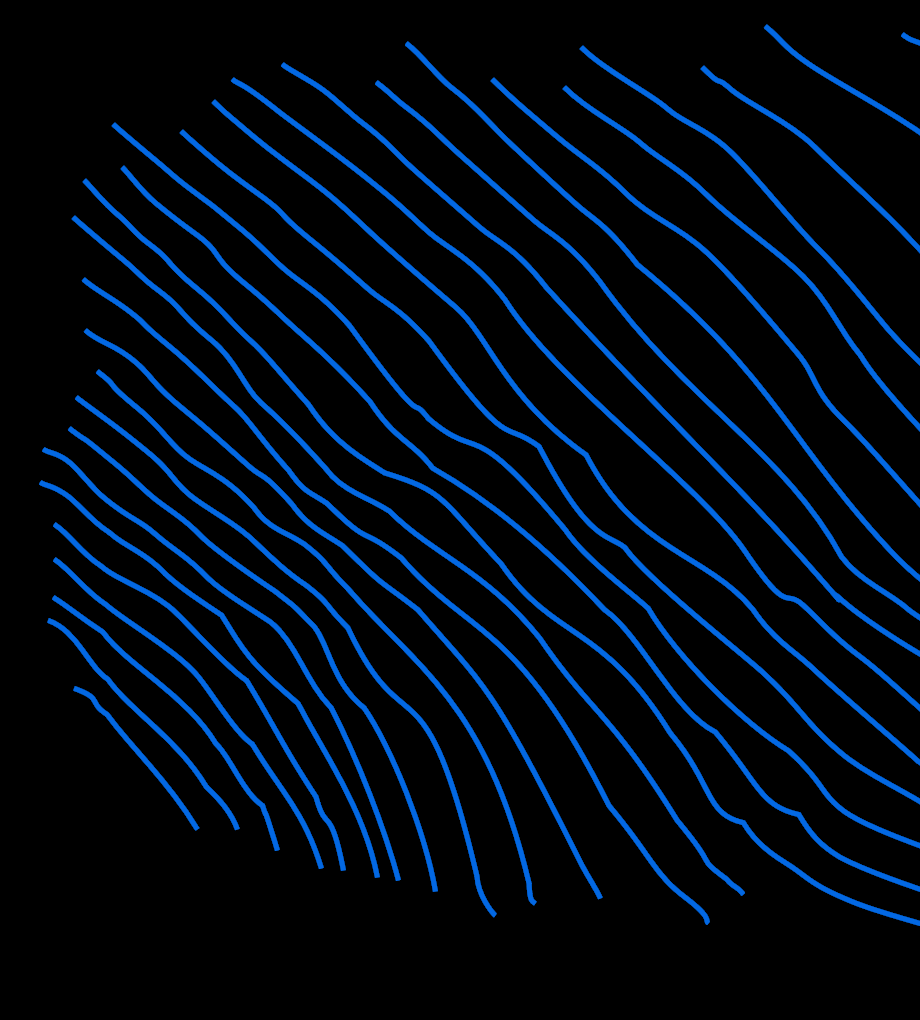
#> input picture av_extend_blue_left.png, 920 x 1020 px, found by its file name
$ python trim_blue.py
#> lines starting #> are read from the running program, lines starting #| are printed output that depends on the picture
from PIL import Image

def check(i):
    if i[2] > 5:
        return True
    else:
        return False


im = Image.open("./av_extend_blue_left.png")
#> im is the input picture: PIL image 920x1020 RGB; mean R, G, B 0.2, 10.8, 23.6

[xs, ys] = im.size
#> xs = 920; ys = 1020


for j in range (ys):
    for i in range(xs):
        color = im.getpixel((i,j))
        top = (i,max(0,j - 1))
        bottom = (i,min(ys - 1,j+1))
        if check(color):
            if check(im.getpixel(top)) != check(im.getpixel(bottom)):
                im.putpixel((i,j),(0,0,0))
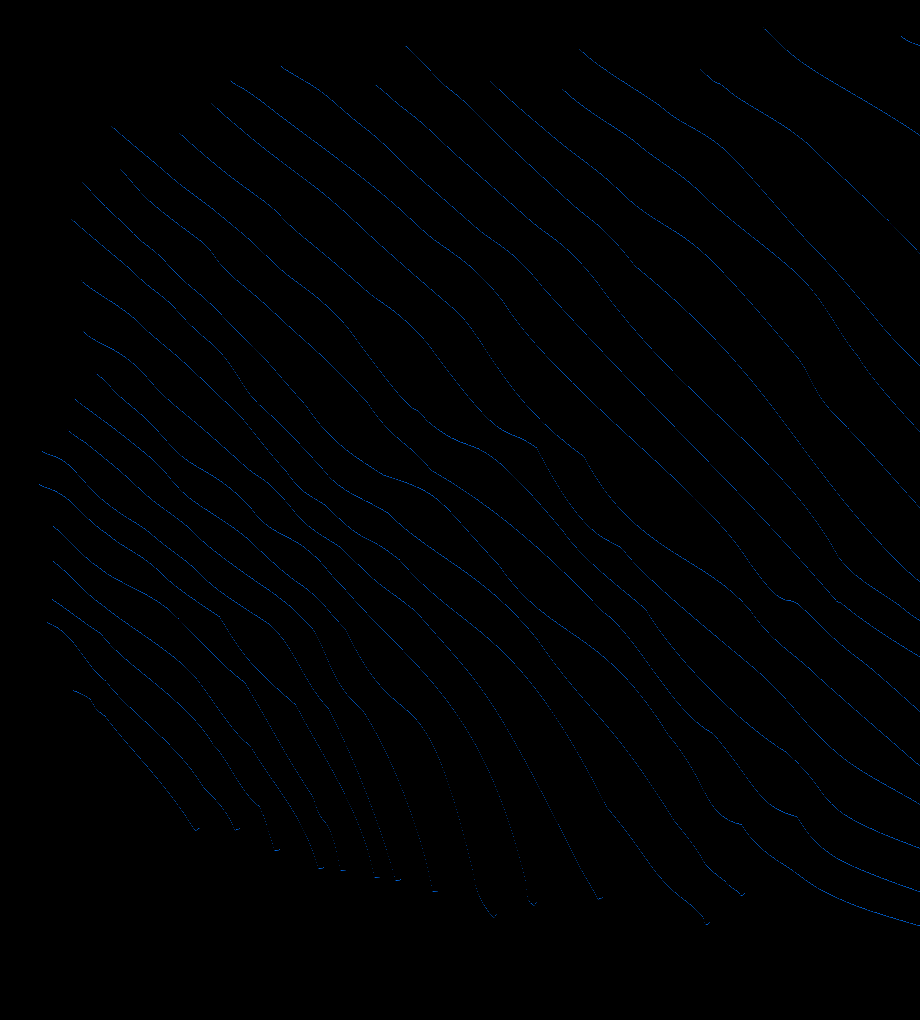
#> im: PIL image 920x1020 RGB; mean R, G, B 0, 0.8, 1.8

lines = []

for i in range(xs):
    for j in range (ys):
        color = im.getpixel((i,j))
        if check(color):
            lines.append((i,j))
#> after the loop, lines = 12683 pairs, first value 39 to 919, second value 27 to 925


for point in lines:
    im.putpixel(point,(0,0,0))
    im.putpixel((point[0],min(ys - 1,point[1] + 0)),(0,0,255))
    im.putpixel((point[0],min(ys - 1,point[1] + 1)),(0,0,255))
#> this loop made 12683 passes
#> point on passes 1 to 3: (39, 484), (40, 485), (41, 485)
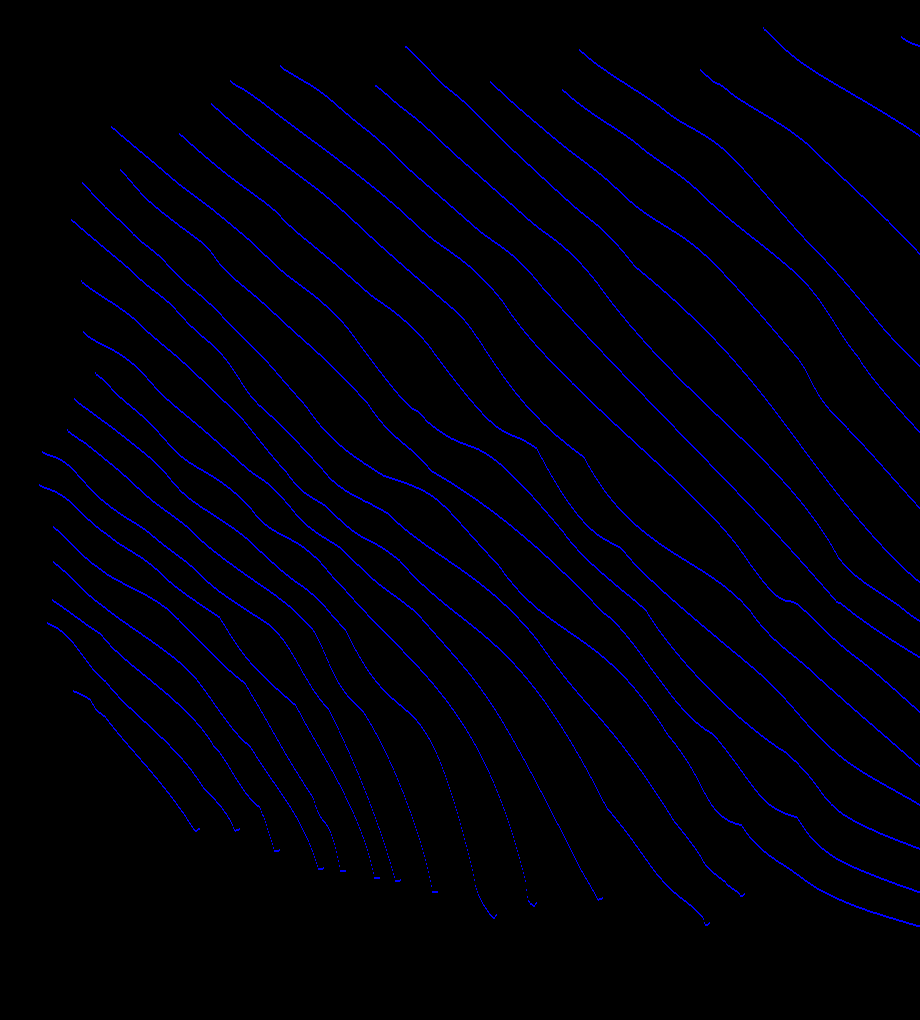
#> im: PIL image 920x1020 RGB; mean R, G, B 0, 0, 6.9


im.show()

im.save("./trim_blue.PNG")

$ run again, with av_extend_green_left.png copied over av_extend_blue_left.png
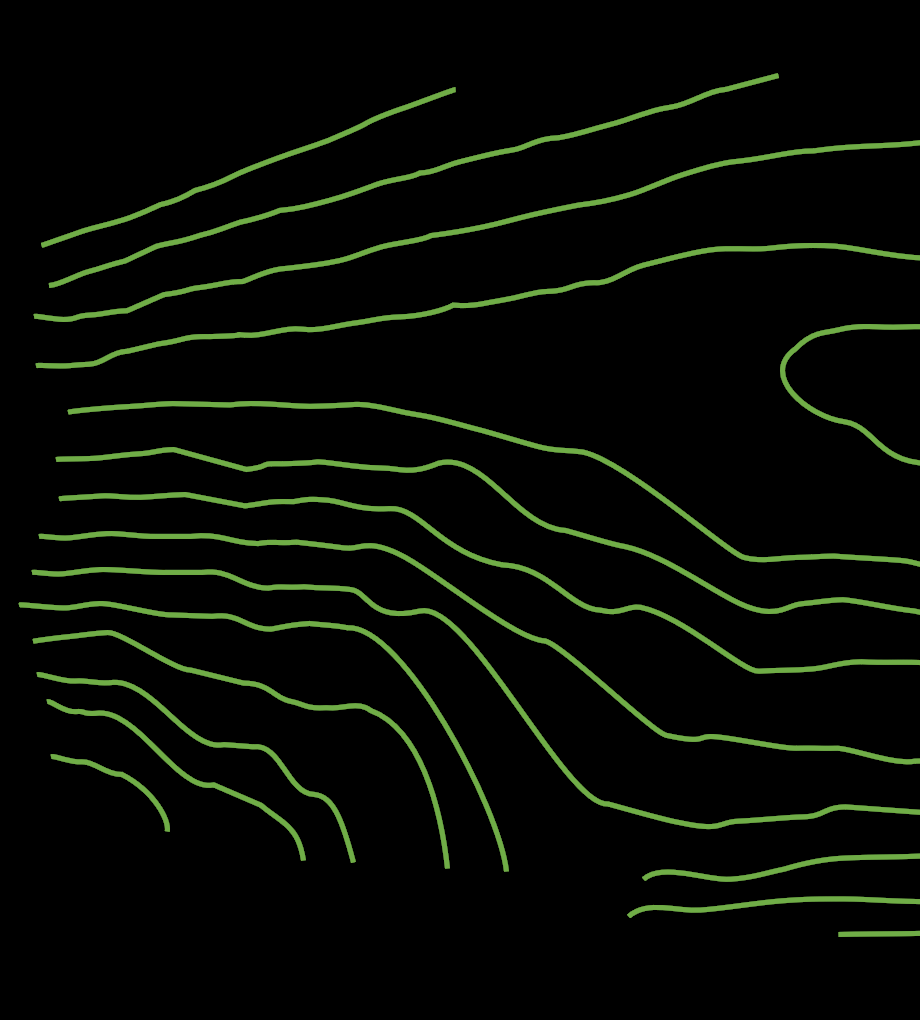
#> input picture av_extend_green_left.png, 920 x 1020 px, found by its file name
#> im is the input picture: PIL image 920x1020 RGB; mean R, G, B 6.9, 10.6, 4.3
#> after the loop `for j in range (ys):`:
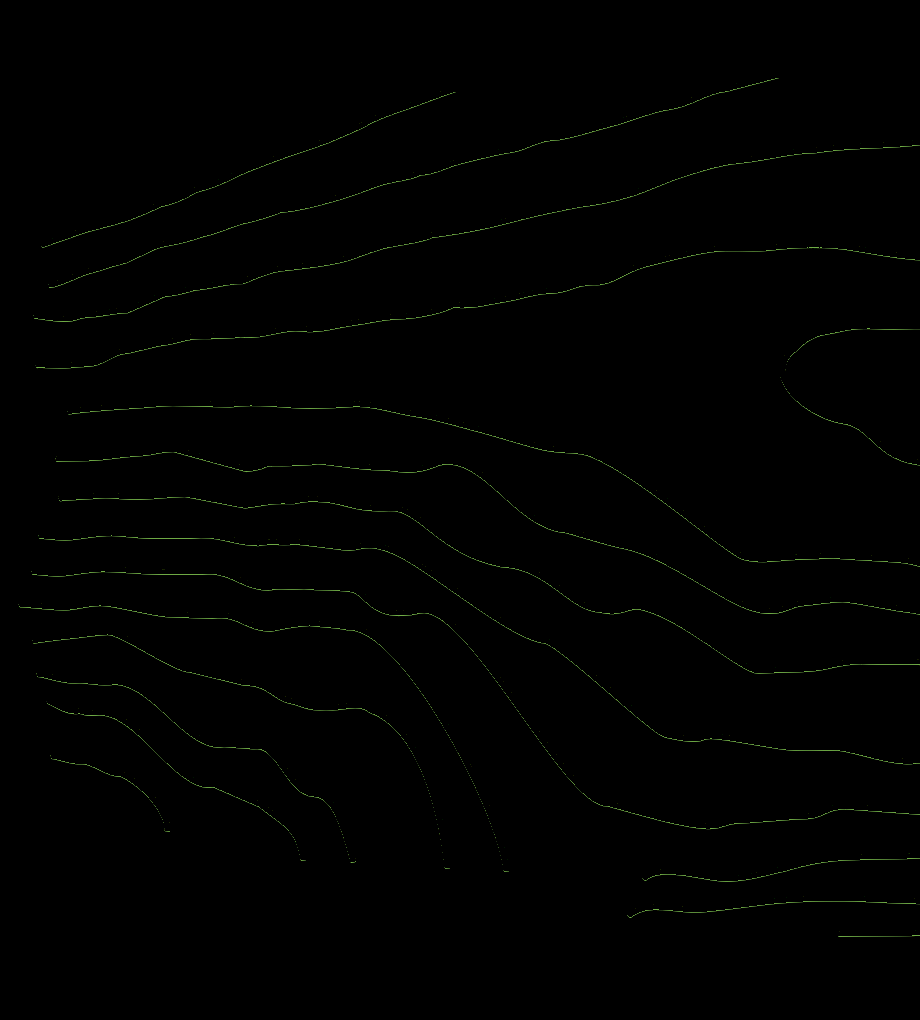
#> im: PIL image 920x1020 RGB; mean R, G, B 0.8, 1.3, 0.5
#> after the loop `for i in range(xs):`: lines = 9807 pairs, first value 18 to 919, second value 78 to 936
#> the loop `for point in lines:` made 9807 passes
#> point on passes 1 to 3: (18, 604), (19, 606), (20, 607)
#> after the loop `for point in lines:`:
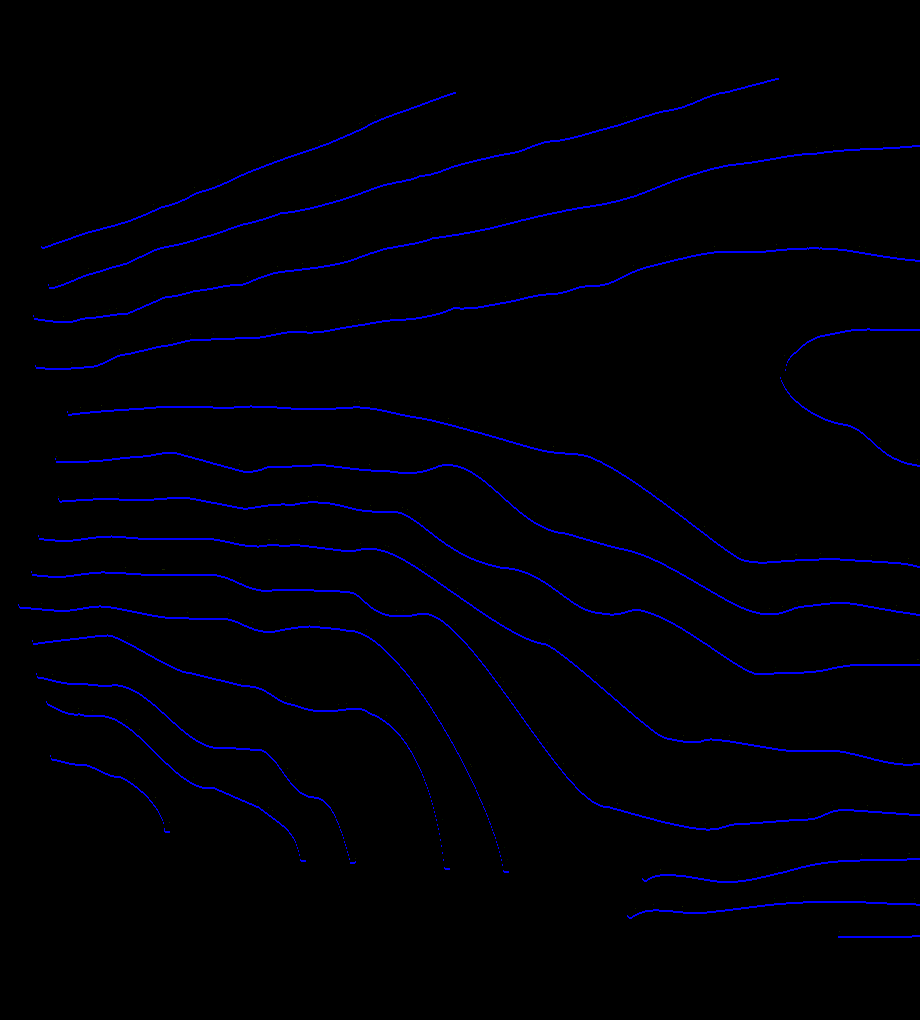
#> im: PIL image 920x1020 RGB; mean R, G, B 0, 0, 5.3

$ run again, with combined_flipped.png copied over av_extend_blue_left.png
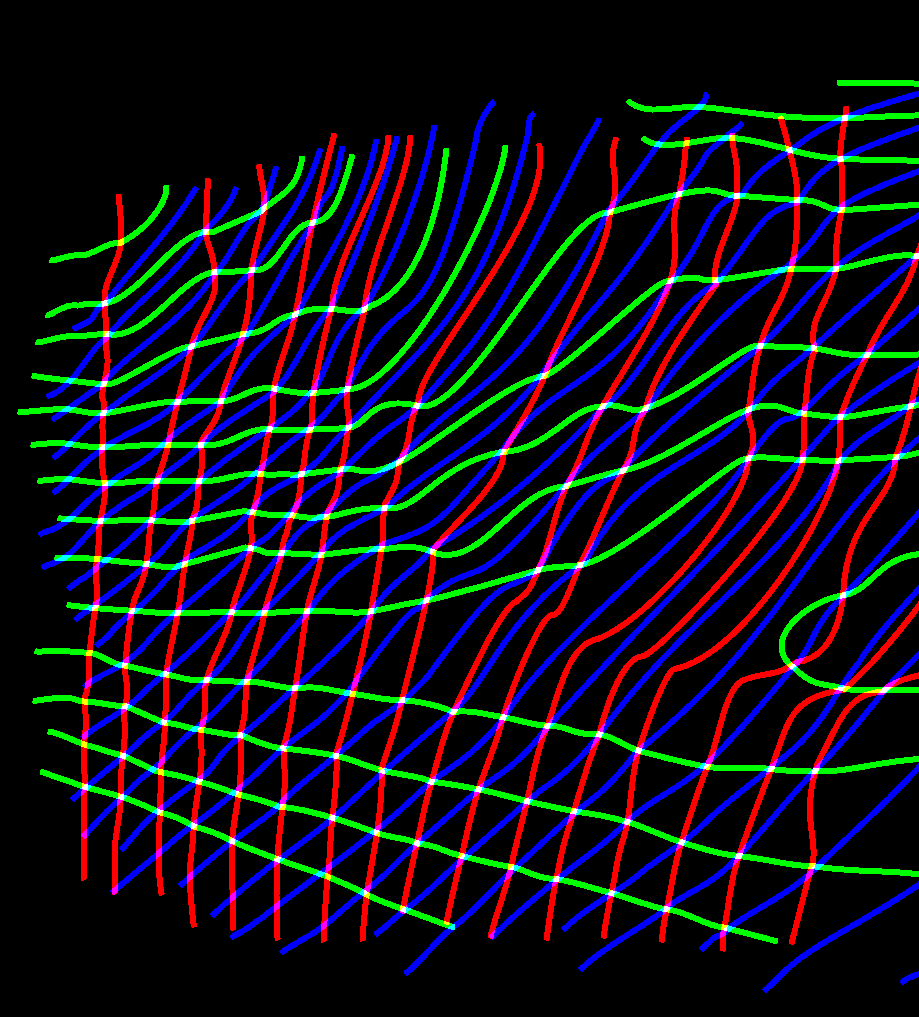
#> input picture combined_flipped.png, 919 x 1017 px, found by its file name
#> im is the input picture: PIL image 919x1017 RGB; mean R, G, B 19.7, 17.5, 29.7
#> after the loop `for j in range (ys):`:
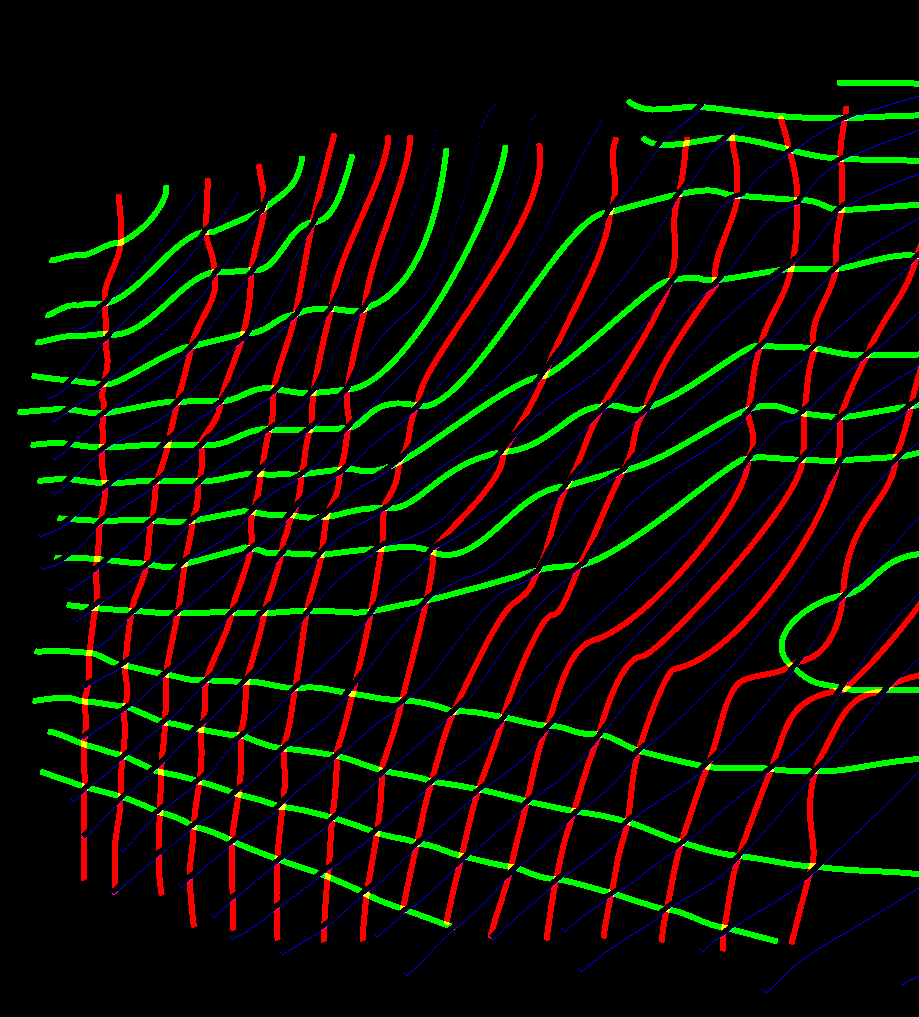
#> im: PIL image 919x1017 RGB; mean R, G, B 17.2, 15.5, 3.5
#> after the loop `for i in range(xs):`: lines = 12683 pairs, first value 38 to 918, second value 96 to 992
#> the loop `for point in lines:` made 12683 passes
#> point on passes 1 to 3: (38, 534), (39, 535), (40, 536)
#> after the loop `for point in lines:`:
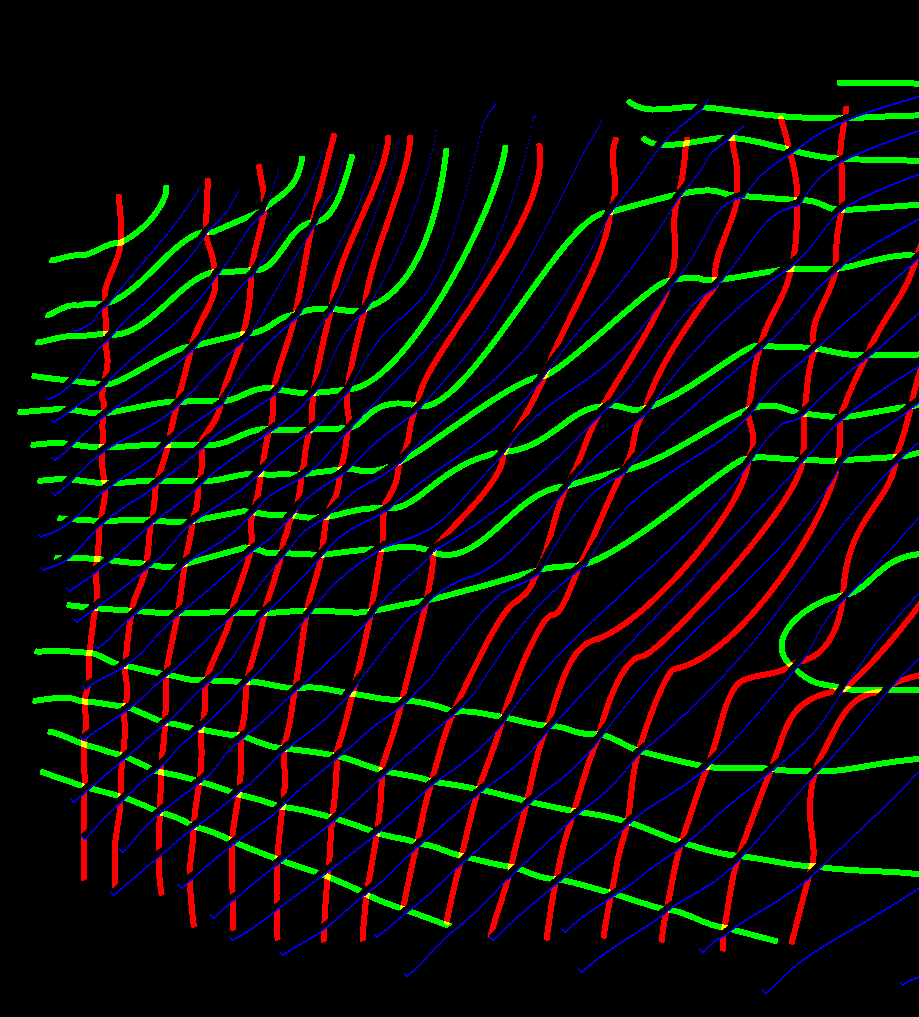
#> im: PIL image 919x1017 RGB; mean R, G, B 16.6, 15, 6.9
